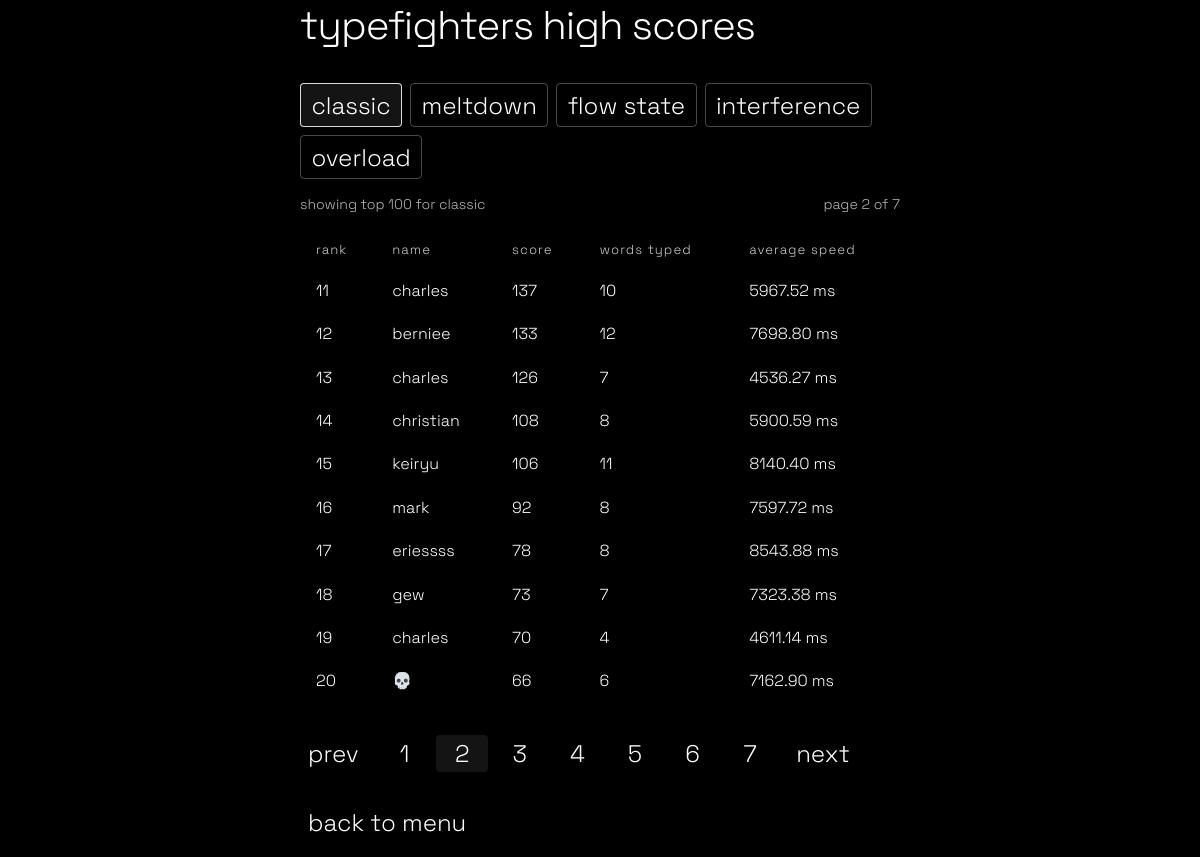
The page /highscores?mode=classic&page=2 on the database its author committed.
### models.py (models this page shows, shortened)
class HighScore(db.Model):
    id = db.Column(db.Integer, primary_key=True)
    name = db.Column(db.String(50), nullable=False)
    game_mode = db.Column(db.String(20), nullable=False, default='Classic')
    score = db.Column(db.Integer, nullable=False)
    avg_speed = db.Column(db.Float, nullable=False)
    words_typed = db.Column(db.Integer, nullable=False)
    final_stats_json = db.Column(db.Text, nullable=False, default='[]')
    created_at = db.Column(db.DateTime, default=datetime.utcnow)
    def to_dict(self):
        return {
            'name': self.name,
            'game_mode': self.game_mode,
            'score': self.score,
            'avg_speed': self.avg_speed,
            'words_typed': self.words_typed,
            'final_stats_json': self.final_stats_json
        }

### app.py (the view)
@app.route('/highscores')
def highscores():
    mode_tabs = [
        ('classic', 'Classic'),
        ('meltdown', 'Meltdown'),
        ('flow-state', 'Flow State'),
        ('interference', 'Interference'),
        ('overload', 'Overload')
    ]
    selected_mode = (request.args.get('mode') or 'classic').strip().lower()
    if selected_mode not in {slug for slug, _ in mode_tabs}:
        selected_mode = 'classic'
    page = _coerce_int(request.args.get('page'), 1)
    if page < 1:
        page = 1
    query = HighScore.query.filter(HighScore.game_mode == MODE_LABEL_MAP[selected_mode])
    all_scores = query.order_by(HighScore.score.desc(), HighScore.created_at.desc()).limit(100).all()
    page_size = 10
    total_scores = len(all_scores)
    total_pages = max(1, math.ceil(total_scores / page_size))
    if page > total_pages:
        page = total_pages
    start_index = (page - 1) * page_size
    scores = all_scores[start_index:start_index + page_size]
    stat_headers = build_final_stats(MODE_LABEL_MAP[selected_mode], {})
    stat_labels = [header['label'] for header in stat_headers]
    leaderboard_rows = []
    for index, row in enumerate(scores, start=start_index + 1):
        try:
            final_stats = json.loads(row.final_stats_json or '[]')
        except (TypeError, ValueError):
            final_stats = []
        if not final_stats:
            final_stats = build_final_stats(row.game_mode, row.to_dict())
        stat_map = {}
        for stat in final_stats:
            if isinstance(stat, dict) and 'label' in stat and 'value' in stat:
                stat_map[str(stat['label'])] = str(stat['value'])
        normalized_stats = []
        for label in stat_labels:
            normalized_stats.append({
                'label': label,
                'value': stat_map.get(label, '-')
            })
        leaderboard_rows.append({
            'rank': index,
            'score': row,
            'final_stats': normalized_stats
        })
    return render_template(
        'highscores.html',
        leaderboard_rows=leaderboard_rows,
        selected_mode=selected_mode,
        selected_mode_label=MODE_LABEL_MAP[selected_mode],
        mode_tabs=mode_tabs,
        stat_headers=stat_headers,
        page=page,
        total_pages=total_pages,
        total_scores=total_scores
    )

### app.py (called while the page is built, shortened)
def _coerce_int(value, default=0):
    try:
        return int(round(float(value)))
    except (TypeError, ValueError):
        return default

def _coerce_float(value, default=0.0):
    try:
        return float(value)
    except (TypeError, ValueError):
        return default

def build_final_stats(game_mode, payload, mode_stats=None):
    mode_name = str(game_mode or 'Classic').strip()
    data = mode_stats if isinstance(mode_stats, dict) else payload
    if mode_name == 'Meltdown':
        return [
            {'label': 'words cleared', 'value': str(_coerce_int(data.get('total_attempts') or data.get('words_cleared')))}
        ]
    words_typed = _coerce_int(data.get('total_attempts') or data.get('words_typed'))
    avg_speed = _coerce_float(data.get('avg_speed'))
    return [
        {'label': 'words typed', 'value': str(words_typed)},
        {'label': 'average speed', 'value': f'{avg_speed:.2f} ms'}
    ]

### templates/highscores.html
{% extends "base.html" %}
{% block content %}
<div class="highscores-layout">
    <div class="menu-title">typefighters high scores</div>
    <div class="score-tabs">
        {% for slug, label in mode_tabs %}
        <a class="menu-link score-tab{% if selected_mode == slug %} score-tab-active{% endif %}" href="{{ url_for('highscores', mode=slug, page=1) }}">{{ label }}</a>
        {% endfor %}
    </div>
    <div class="highscores-meta">
        <div class="highscores-meta-item">showing top 100 for {{ selected_mode_label }}</div>
        <div class="highscores-meta-item">page {{ page }} of {{ total_pages }}</div>
    </div>
    <div class="responsive-table highscores-table-wrap">
        <table>
            <thead>
                <tr>
                    <th>rank</th>
                    <th>name</th>
                    <th>score</th>
                    {% for header in stat_headers %}
                    <th>{{ header.label }}</th>
                    {% endfor %}
                </tr>
            </thead>
            <tbody>
                {% for item in leaderboard_rows %}
                <tr>
                    <td>{{ item.rank }}</td>
                    <td>{{ item.score.name }}</td>
                    <td>{{ item.score.score }}</td>
                    {% for stat in item.final_stats %}
                    <td>{{ stat.value }}</td>
                    {% endfor %}
                </tr>
                {% else %}
                <tr>
                    <td colspan="{{ 3 + stat_headers|length }}" class="text-center">no high scores yet.</td>
                </tr>
                {% endfor %}
            </tbody>
        </table>
    </div>
    <div class="score-pagination">
        <a class="menu-link score-page-link{% if page <= 1 %} is-disabled{% endif %}" href="{{ url_for('highscores', mode=selected_mode, page=page-1) if page > 1 else '#' }}">prev</a>
        <div class="score-page-numbers">
            {% for page_number in range(1, total_pages + 1) %}
            <a class="menu-link score-page-number{% if page_number == page %} score-page-number-active{% endif %}" href="{{ url_for('highscores', mode=selected_mode, page=page_number) }}">{{ page_number }}</a>
            {% endfor %}
        </div>
        <a class="menu-link score-page-link{% if page >= total_pages %} is-disabled{% endif %}" href="{{ url_for('highscores', mode=selected_mode, page=page+1) if page < total_pages else '#' }}">next</a>
    </div>
    <button class="menu-link" onclick="window.location.href='{{ url_for('menu') }}'">back to menu</button>
</div>
{% endblock %}

### static/styles.css (style rules this page uses)
body { background: #000; color: #fff; font-family: 'Space Grotesk', 'Fira Mono', 'Consolas', 'Menlo', monospace; min-height: 100vh; margin: 0; height: 100vh; width: 100vw; overflow-x: hidden; font-weight: 300; text-transform: lowercase; }
.menu-title { font-size: 2.5rem; font-weight: 300; margin-bottom: 2rem; letter-spacing: -1px; text-align: left; color: #fff; font-family: 'Space Grotesk', sans-serif; text-transform: lowercase; }
.menu-link { display: block; color: #333; background: none; border: none; font-size: 1.5rem; font-family: 'Space Grotesk', sans-serif; margin: 1rem 0; text-align: left; cursor: pointer; text-decoration: none; outline: none; border-radius: 4px; padding: 0.2rem 0.5rem; transition: color 0.2s; font-weight: 300; text-transform: lowercase; }
.menu-link, .menu-link:visited { color: #fff; }
.score-tab { margin: 0; padding: 0.35rem 0.65rem; border: 1px solid rgba(255, 255, 255, 0.28); }
.score-tab.score-tab-active { border-color: rgba(255, 255, 255, 0.85); background: rgba(255, 255, 255, 0.08); }
.score-tabs { display: flex; gap: 0.5rem; flex-wrap: wrap; margin-bottom: 1rem; }
.highscores-layout { width: 100%; }
.highscores-meta { display: flex; justify-content: space-between; gap: 1rem; margin: 0.15rem 0 1rem 0; font-size: 0.88rem; opacity: 0.72; }
.highscores-table-wrap { margin-bottom: 1rem; }
.highscores-table-wrap table th, .highscores-table-wrap table td { padding: 0.55rem 0.4rem; border-bottom: 1px solid rgba(255, 255, 255, 0.12); text-align: left; vertical-align: top; }
.highscores-table-wrap table thead th { border-bottom-color: rgba(255, 255, 255, 0.42); font-size: 0.82rem; letter-spacing: 0.08em; opacity: 0.8; }
.score-pagination { display: flex; align-items: center; gap: 0.75rem; flex-wrap: wrap; margin-bottom: 1rem; }
.score-page-numbers { display: flex; gap: 0.35rem; flex-wrap: wrap; }
.score-page-number, .score-page-link { min-width: 2.25rem; text-align: center; }
.score-page-number-active { border-color: rgba(255, 255, 255, 0.85); background: rgba(255, 255, 255, 0.08); }
a, .link-btn { color: #fff; text-decoration: none; cursor: pointer; font-size: 1.1rem; margin: 0.5rem 0; background: none; border: none; padding: 0; font-family: 'Space Grotesk', sans-serif; text-align: left; font-weight: 300; text-transform: lowercase; }
th, td { border: none !important; padding: 0.7rem 1rem !important; text-align: left; color: #fff; background: none; font-family: 'Space Grotesk', sans-serif; font-weight: 300; text-transform: lowercase; }
::placeholder { color: #aaa; }
.responsive-table { width: 100%; }
.responsive-table table { width: 100%; border-collapse: collapse; }

### rows shown on the page
HighScore: score.name "charles", score.score "137"
HighScore: score.name "berniee", score.score "133"
HighScore: score.name "charles", score.score "126"
HighScore: score.name "christian", score.score "108"
HighScore: score.name "keiryu", score.score "106"
HighScore: score.name "mark", score.score "92"
HighScore: score.name "eriessss", score.score "78"
HighScore: score.name "gew", score.score "73"
HighScore: score.name "charles", score.score "70"
HighScore: score.name "💀", score.score "66"

### other values the page prints
{{ label }} "classic" "meltdown" "flow state" "interference" "overload"
{{ selected_mode_label }} "classic"
{{ page }} "2"
{{ total_pages }} "7"
{{ header.label }} "words typed" "average speed"
{{ item.rank }} "11" "12" "13" "14" "15" "16" "17" "18" "19" "20"
{{ stat.value }} "10" "5967.52 ms" "12" "7698.80 ms" "7" "4536.27 ms" "8" "5900.59 ms" "11" "8140.40 ms" "8" "7597.72 ms" "8" "8543.88 ms" "7" "7323.38 ms" "4" "4611.14 ms" "6" "7162.90 ms"
{{ page_number }} "1" "2" "3" "4" "5" "6" "7"
